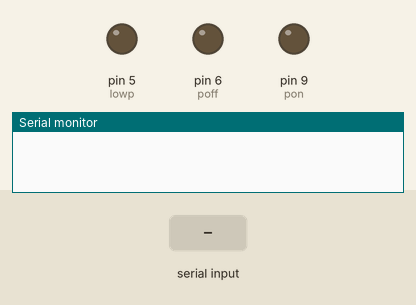
Simulated run of this sketch. Board: Arduino Uno, built for the host (arithmetic inside an expression is 32-bit, double 64-bit). Parts: output pins drawn as LEDs (lit = HIGH), the last lines printed to the serial monitor. Inputs (shaded band) come from the test bench. The modem accepts every AT command (registered, SIM ready, sends succeed) and sends nothing else.

Above: at 0.0 s.
At 1.1 s:
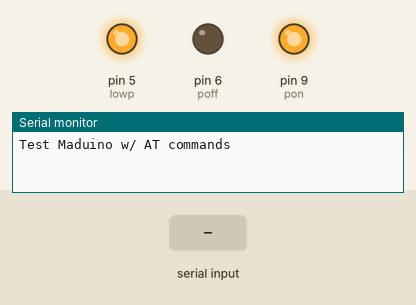
At 5.2 s:
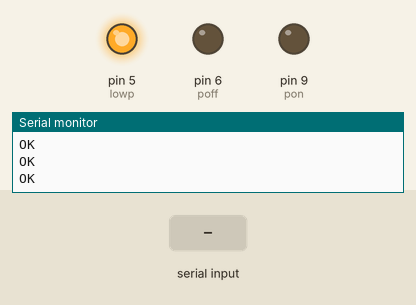
5.3 s: "1" received over the second serial link
Timing chart, 0 to 8.3 s (numbered marks = the images above; inputs shaded):
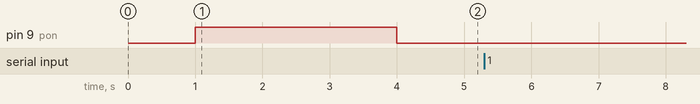

The sketch:

AT_Debug.ino
```cpp
/**************************************************************
 *
 * This script tries to auto-detect the baud rate
 * and allows direct AT commands access
 *
 * TinyGSM Getting Started guide:
 *   https://tiny.cc/tinygsm-readme
 *
 **************************************************************/

// Select your modem:
// #define TINY_GSM_MODEM_SIM800
// #define TINY_GSM_MODEM_SIM900
// #define TINY_GSM_MODEM_SIM808
// #define TINY_GSM_MODEM_SIM868
// #define TINY_GSM_MODEM_UBLOX
// #define TINY_GSM_MODEM_M95
// #define TINY_GSM_MODEM_BG96
#define TINY_GSM_MODEM_A6
// #define TINY_GSM_MODEM_A7
// #define TINY_GSM_MODEM_M590
// #define TINY_GSM_MODEM_MC60
// #define TINY_GSM_MODEM_MC60E
// #define TINY_GSM_MODEM_ESP8266
// #define TINY_GSM_MODEM_XBEE

// Set serial for debug console (to the Serial Monitor, speed 115200)
#define SerialMon Serial

// Set serial for AT commands (to the module)
// Use Hardware Serial on Mega, Leonardo, Micro
//#define SerialAT Serial1

// or Software Serial on Uno, Nano
#include <SoftwareSerial.h>
//SoftwareSerial SerialAT(2, 3); // RX, TX
SoftwareSerial SerialAT(7, 8); // for Maduino A6

#define TINY_GSM_DEBUG SerialMon

#include <TinyGsmClient.h>

// Module baud rate
uint32_t rate = 0; // Set to 0 for Auto-Detect

// Maduino A6 pins
const int pon=9, poff=6, lowp=5;

void setup()
{
  // Set console baud rate
  SerialMon.begin(9600);
  delay(1000);
  Serial.println("\nTest Maduino w/ AT commands");
  pinMode(poff, OUTPUT);  //POWER OFF PIN    Active High
  pinMode(lowp, OUTPUT);  //SLEEP PIN        Active LOW
  pinMode(pon,OUTPUT);    //POWER ON PIN     Active High
  digitalWrite(lowp, HIGH);
  digitalWrite(poff, LOW);
  digitalWrite(pon, LOW);
  poweron();
}

void loop()
{
  if (!rate) rate = TinyGsmAutoBaud(SerialAT);

  if (!rate)
  {
    SerialMon.println(F("***********************************************************"));
    SerialMon.println(F(" Module does not respond!"));
    SerialMon.println(F("   Check your Serial wiring"));
    SerialMon.println(F("   Check the module is correctly powered and turned on"));
    SerialMon.println(F("***********************************************************"));
    delay(30000L);
    return;
  }

  SerialAT.begin(rate);

  // Access AT commands from Serial Monitor
  SerialMon.println(F("***********************************************************"));
  SerialMon.println(F(" You can now send AT commands"));
  SerialMon.println(F(" Enter \"AT\" (without quotes), and you should see \"OK\""));
  SerialMon.println(F(" If it doesn't work, select \"Both NL & CR\" in Serial Monitor"));
  SerialMon.println(F("***********************************************************"));

  while(true)
  {
    if (SerialAT.available())  SerialMon.write(SerialAT.read());
    if (SerialMon.available()) SerialAT.write(SerialMon.read());
  }
}

void poweron()
{
  int i=0;
  boolean result = false;
  digitalWrite(pon, HIGH);
  delay(3000);
  digitalWrite(pon, LOW);
 //   SerialAT.flush();
 //   SerialAT.setTimeout(3000);
  SerialAT.println("AT");
  SerialAT.println("AT");
  SerialAT.println("AT");
  SerialAT.println("AT");
  SerialAT.println("AT");
  result = SerialAT.find("OK");
}
```
